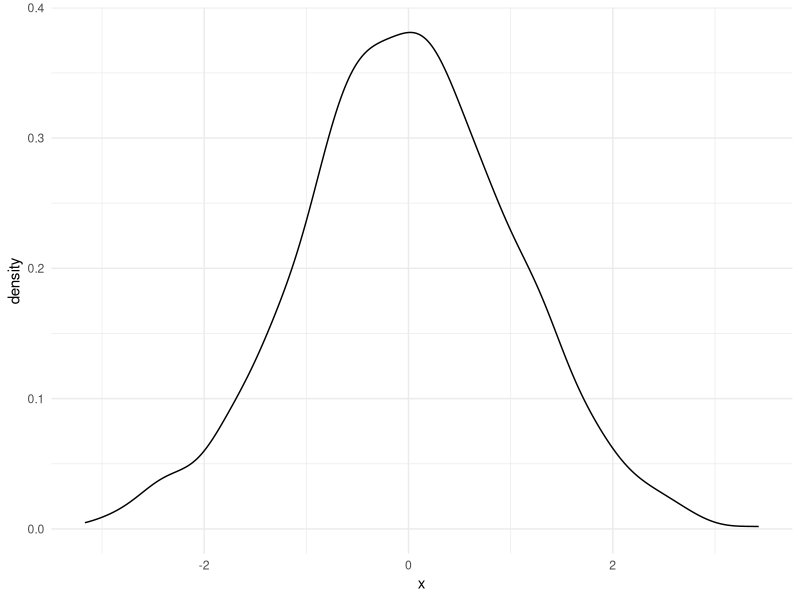
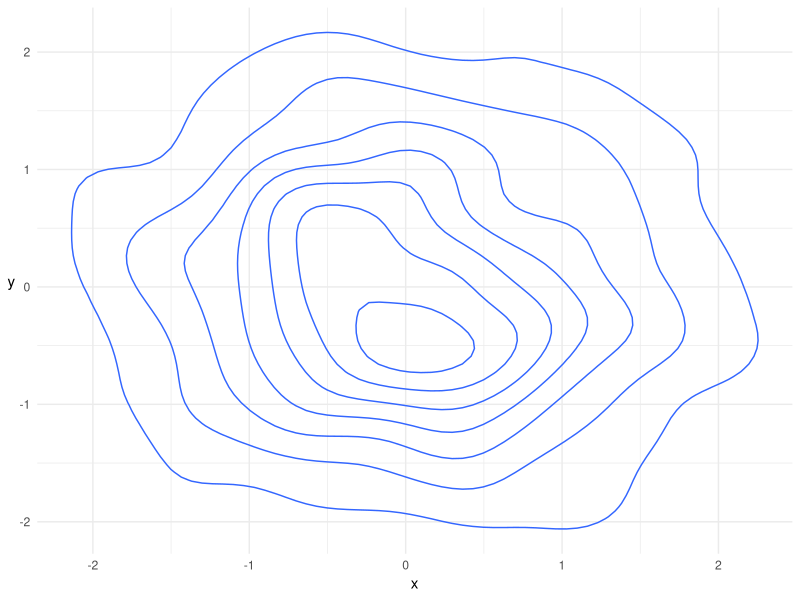
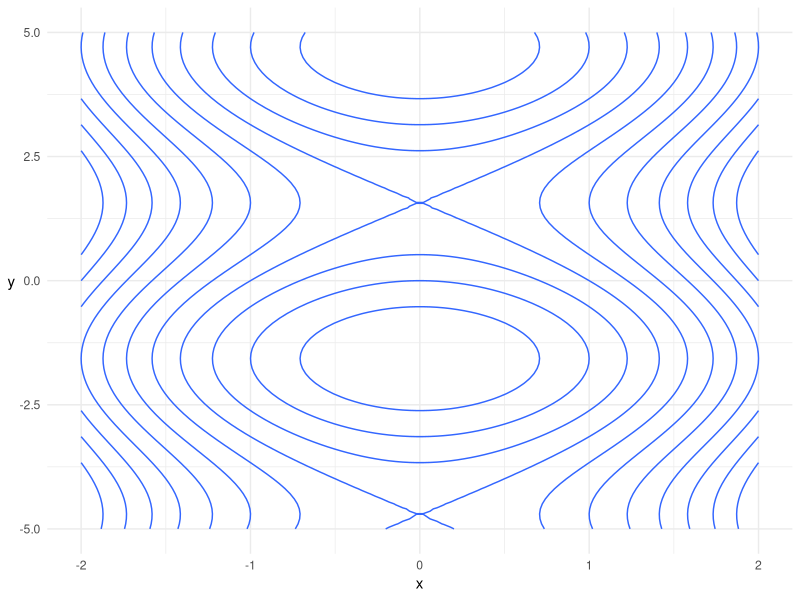
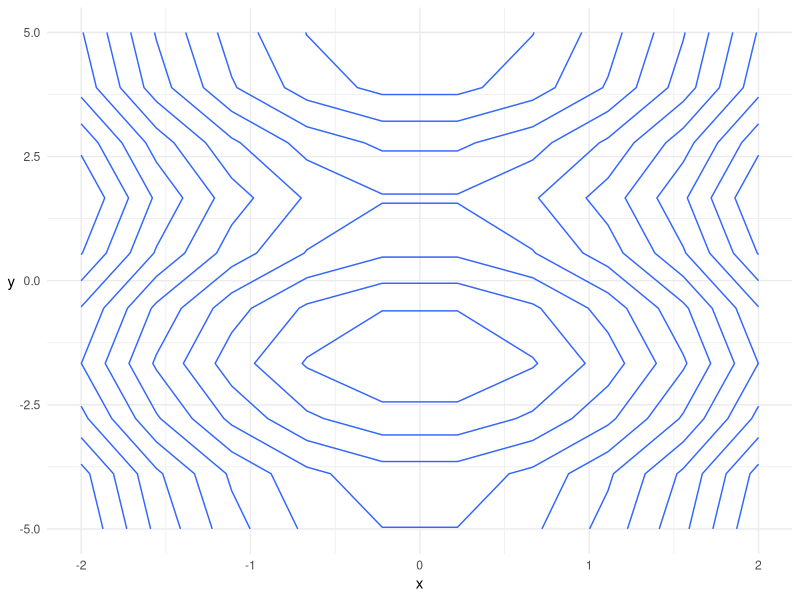
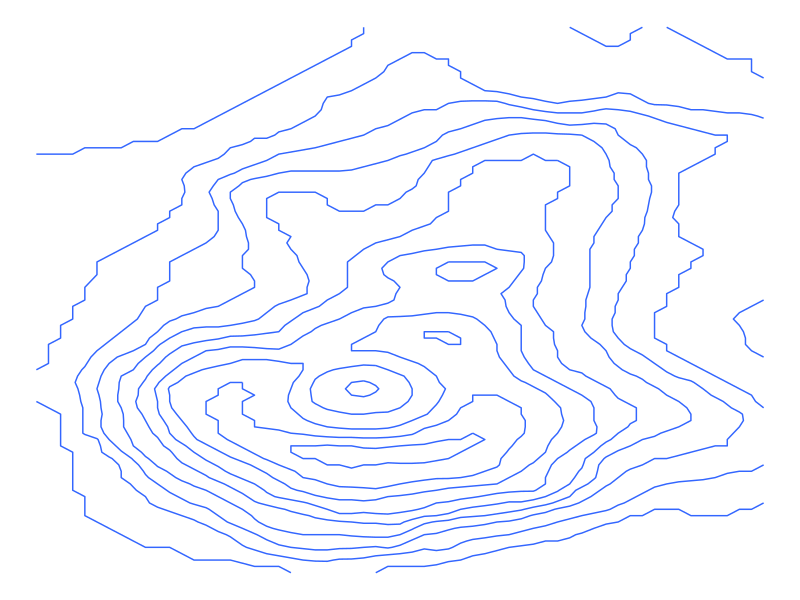
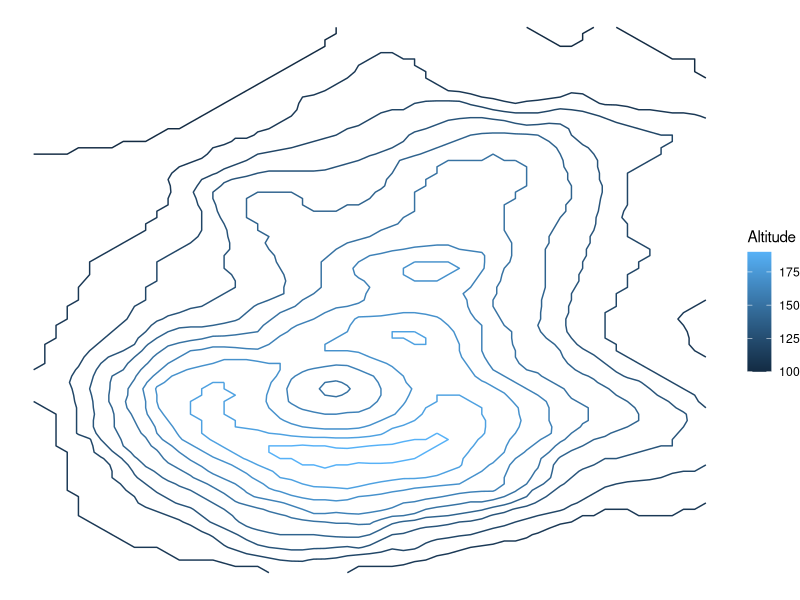
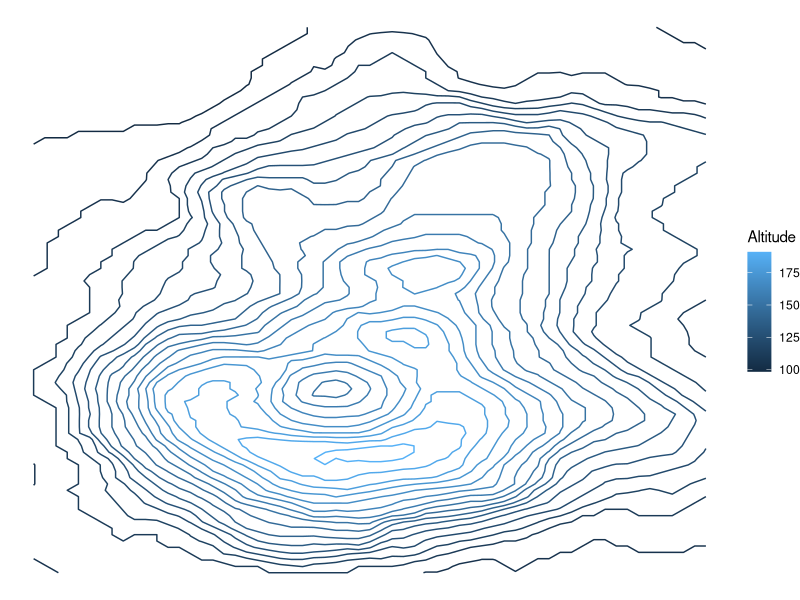

Generate these figures, in order, with R:
## ---- chunk 1
knitr::opts_chunk$set(fig.width = 4, fig.height = 3, fig.align = "center",
                      message = FALSE)
## ---- chunk 2
library(tidyverse)
theme_set(theme_minimal())
## ---- chunk 3
set.seed(373)
x <- rnorm(1000)
tibble(x = x) %>% 
    ggplot(aes(x)) +
    geom_density()
## ---- chunk 4
y <- rnorm(1000)
tibble(x = x, y = y) %>% 
    ggplot(aes(x, y)) + 
    geom_density2d() +
    theme(axis.title.y = element_text(angle = 0, vjust = 0.5))
## ---- chunk 5
f <- function(x, y) x ^ 2 + sin(y)
x <- seq(-2, 2, length.out = 100)
y <- seq(-5, 5, length.out = 100)
(dat <- expand_grid(x = x, y = y))
## ---- chunk 6
(dat <- mutate(dat, z = f(x, y)))
## ---- chunk 7
ggplot(dat, aes(x, y)) +
    geom_contour(aes(z = z)) +
    theme(axis.title.y = element_text(angle = 0, vjust = 0.5))
## ---- chunk 8
x <- seq(-2, 2, length.out = 10)
y <- seq(-5, 5, length.out = 10)
expand_grid(x = x, y = y) %>% 
    mutate(z = f(x, y)) %>% 
    ggplot(aes(x, y)) +
    geom_contour(aes(z = z)) +
    theme(axis.title.y = element_text(angle = 0, vjust = 0.5))
## ---- chunk 9
volcano[1:6, 1:6]
## ---- chunk 10
(volcano_tidy <- as_tibble(volcano, .name_repair = "universal") %>% 
    mutate(latitude = 1:n()) %>% 
    pivot_longer(!latitude, names_to = "longitude", values_to = "altitude"))
## ---- chunk 11
(volcano_tidy <- volcano_tidy %>% 
    mutate(longitude = longitude %>% 
               str_remove("[\\.]{3}") %>%
               as.numeric() %>% 
               `-`()))
## ---- chunk 12
ggplot(volcano_tidy, aes(longitude, latitude)) +
    geom_contour(aes(z = altitude)) +
    theme_void()
## ---- chunk 13
knitr::opts_chunk$set(fig.width = 2.8, fig.height = 3)
## ---- chunk 14
ggplot(volcano_tidy, aes(longitude, latitude)) +
    geom_contour(aes(z = altitude, colour = ..level..)) +
    theme_void() +
    scale_color_continuous("Altitude")
## ---- chunk 15
ggplot(volcano_tidy, aes(longitude, latitude)) +
    geom_contour(aes(z = altitude, colour = ..level..), bins = 20) +
    theme_void() +
    scale_color_continuous("Altitude")
